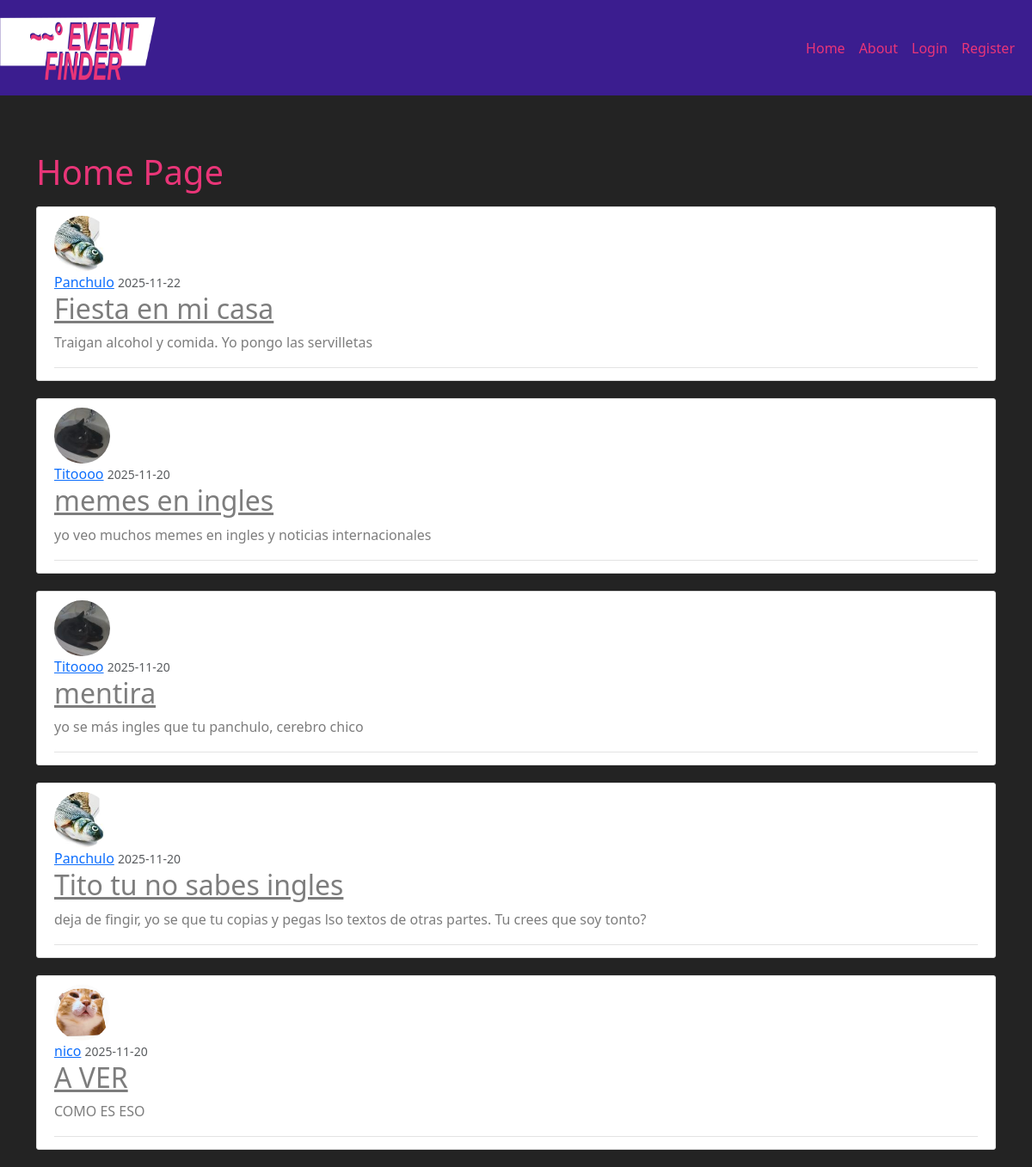
The page /home on the database its author committed.
### event_finder/models.py (models this page shows, shortened)
class Post(db.Model):
    id = db.Column(db.Integer, primary_key=True)
    title = db.Column(db.String(100), nullable=False)
    address = db.Column(db.String(255), nullable=True)
    date_posted = db.Column(db.DateTime, nullable=False, default=datetime.utcnow)
    content = db.Column(db.Text, nullable=False)
    user_id = db.Column(db.Integer, db.ForeignKey('user.id'), nullable=False)

class User(db.Model, UserMixin):
    id = db.Column(db.Integer, primary_key=True)
    username = db.Column(db.String(20), unique=True, nullable=False)
    email = db.Column(db.String(120), unique=True, nullable=False)
    image_file = db.Column(db.String(20), nullable=False, default='default.jpg')
    password = db.Column(db.String(60), nullable=False)
    posts = db.relationship('Post', backref='author', lazy=True)

### event_finder/routes.py (the view)
@app.route("/")
@app.route("/home")
def home():
    page = request.args.get('page', 1, type=int) #1 is the default value for 1. type is the accepted data type as an input
    posts = Post.query.order_by(Post.date_posted.desc()).paginate(page=page, per_page=5)
    return render_template('home.html', posts=posts)

### event_finder/templates/home.html
{% extends "layout.html" %}
{% block content %}
    <div class="section pb-2">
        <h1>Home Page</h1>
    </div>
    {% for post in posts %}
        <article class="media content-section">
            <img class="rounded-circle article-img" src="{{ url_for('static', filename='profile_pics/' + post.author.image_file) }}">
            <div class="media-body">
                <div class="article-metadata">
                    <a class="mr-2" href="# ">{{ post.author.username }}</a>
                    <small class="text-muted">{{ post.date_posted.strftime('%Y-%m-%d')}}</small>
                    <h2><a class ="article-title" href="{{ url_for('post', post_id=post.id) }}">{{post.title}}</a></h2>
                    <p class="article-content">{{ post.content }}</p>
                </div>
            </div>
       </article>
    {% endfor %}
{% endblock content %}

### event_finder/templates/layout.html (shortened to what this page needs)
<!DOCTYPE html>
<html>
    <head>
        <link href="https://cdn.jsdelivr.net/npm/bootstrap@5.3.8/dist/css/bootstrap.min.css" rel="stylesheet">
        <link rel="stylesheet" type="text/css" href="{{ url_for('static', filename='main.css') }}">
        <link
        rel="stylesheet"
        href="https://unpkg.com/leaflet@1.9.3/dist/leaflet.css"
    />
    </head>
    <body>
        <header class="site-header">
            <nav class="navbar navbar-expand-md navbar-dark bg-purple fixed-top">
                <a class="navbar-brand mr-4" href="/" class =""><img src="../static/EFLogo.png" alt="site logo" class="w-50"></a>
                <div class="container">
                    <div class="collapse navbar-collapse" id="navbarToggle">
                        <div class="navbar-nav ms-auto">
                        {% if current_user.is_authenticated %}
                            <a class="nav-item nav-link" href="{{url_for('new_post')}}">New Post</a>
                            <a class="nav-item nav-link" href="{{url_for('account')}}">Account</a>
                            <a class="nav-item nav-link" href="{{url_for('about')}}">About</a>
                            <a class="nav-item nav-link" href="{{url_for('logout')}}">Logout</a>
                            {% else %}
                            <a class="nav-item nav-link" href="{{url_for('home')}}">Home</a>
                            <a class="nav-item nav-link" href="{{url_for('about')}}">About</a>
                            <a class="nav-item nav-link" href="{{url_for('login')}}">Login</a>
                            <a class="nav-item nav-link" href="{{url_for('register')}}">Register</a>
                        {% endif %}
                        </div>
                    </div>
                </div>
            </nav>
        </header>
        <main role="main" class="container pt-5">
        <div class="row pt-5">
            <div class="col">
            {% block content %}{% endblock %}
            </div>
        </div>
        </main>
    </body>
</html>

### event_finder/static/main.css (style rules this page uses)
body { background: #232323; color: #7d7d7d; margin-top: 5rem; }
h1, h2, h3, h4, h5, h6 { color: #E93578; }
.bg-purple { background-color: #3B1D8F; }
.site-header .navbar-nav .nav-link { color: #E93578; }
.content-section { background: #ffffff; padding: 10px 20px; border: 1px solid #dddddd; border-radius: 3px; margin-bottom: 20px; }
.article-title { color: #7d7d7d; }
.article-content { white-space: pre-line; }
.article-img { height: 65px; width: 65px; margin-right: 16px; }
.article-metadata { padding-bottom: 1px; margin-bottom: 4px; border-bottom: 1px solid #e3e3e3 }

### rows shown on the page
Post: image_file (picture), author.username "Panchulo", date_posted "2025-11-22", title "Fiesta en mi casa", content "Traigan alcohol y comida. Yo pongo las servilletas"
Post: image_file (picture), author.username "Titoooo", date_posted "2025-11-20", title "memes en ingles", content "yo veo muchos memes en ingles y noticias internacionales"
Post: image_file (picture), author.username "Titoooo", date_posted "2025-11-20", title "mentira", content "yo se más ingles que tu panchulo, cerebro chico"
Post: image_file (picture), author.username "Panchulo", date_posted "2025-11-20", title "Tito tu no sabes ingles", content "deja de fingir, yo se que tu copias y pegas lso textos de otras partes. Tu crees que soy tonto?"
Post: image_file (picture), author.username "nico", date_posted "2025-11-20", title "A VER", content "COMO ES ESO"
